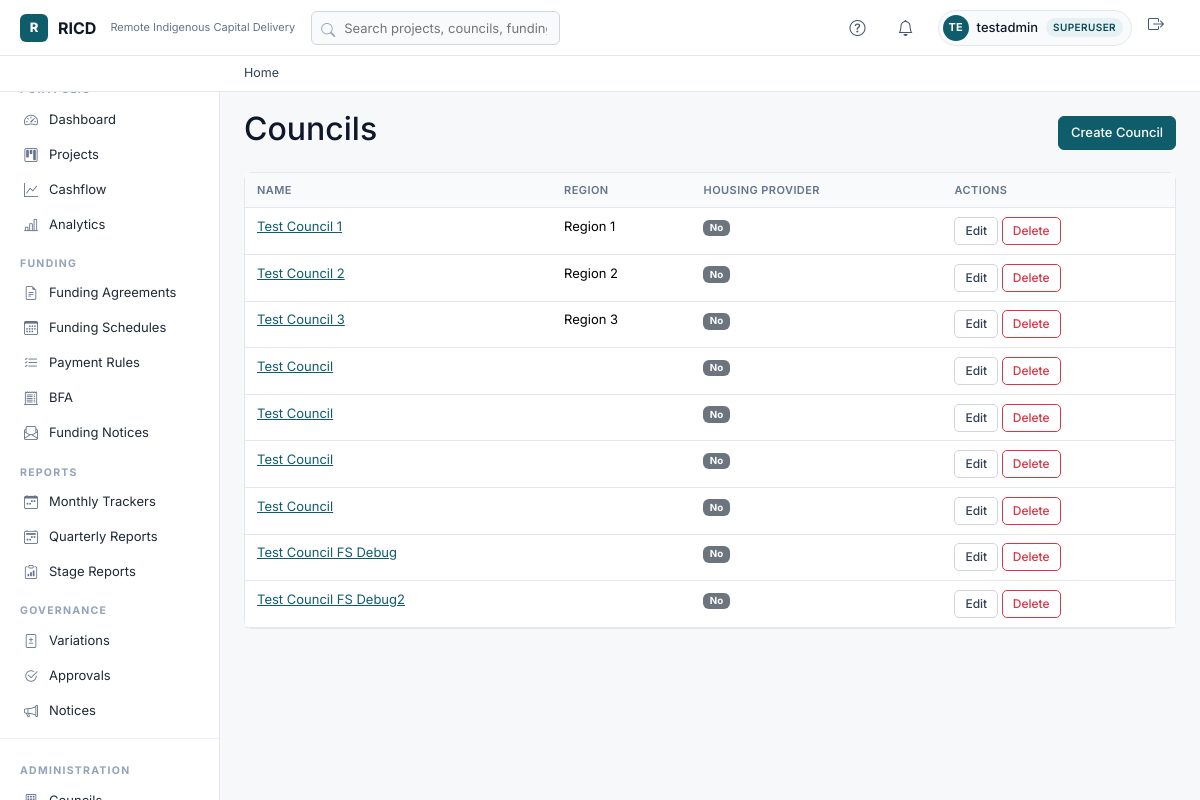
The page /councils/ (signed in) on the database its author committed.
### apps/core/models/councils_models.py (models this page shows, shortened)
class Council(models.Model):
    name = models.CharField(max_length=255, db_index=True)
    region = models.CharField(max_length=255, blank=True, db_index=True)
    state_electorate = models.CharField(max_length=100, blank=True, help_text="State Electorate (legacy free text)")
    federal_electorate = models.CharField(max_length=100, blank=True, help_text="Federal Electorate (legacy free text)")
    state_electorate_link = models.ForeignKey(
        'StateElectorate', related_name='councils',
        on_delete=models.SET_NULL, null=True, blank=True,
        help_text="State Electorate (linked)"
    )
    federal_electorate_link = models.ForeignKey(
        'FederalElectorate', related_name='councils',
        on_delete=models.SET_NULL, null=True, blank=True,
        help_text="Federal Electorate (linked)"
    )
    contact_email = models.EmailField(blank=True)
    contact_phone = models.CharField(max_length=50, blank=True)
    is_registered_housing_provider = models.BooleanField(default=False, db_index=True)
    default_principal_officer = models.ForeignKey(
        'auth.User',
        related_name='default_principal_councils',
        on_delete=models.SET_NULL,
        null=True,
        blank=True,
        help_text="Default Principal Officer applied to new projects for this council"
    )
    default_senior_officer = models.ForeignKey(
        'auth.User',
        related_name='default_senior_councils',
        on_delete=models.SET_NULL,
        null=True,
        blank=True,
        help_text="Default Senior Officer applied to new projects for this council"
    )
    rcpa_contact_name = models.CharField(max_length=255, blank=True, help_text="RCPA contact name")
    rcpa_contact_phone = models.CharField(max_length=50, blank=True, help_text="RCPA contact phone")
    rcpa_contact_email = models.EmailField(blank=True, help_text="RCPA contact email")
    created_at = models.DateTimeField(auto_now_add=True)
    updated_at = models.DateTimeField(auto_now=True)

### apps/ui/views/crud_views.py (the view)
# urls.py: path('councils/', views.crud_views.CouncilListView.as_view(), name='council_list'),
class CouncilListView(CouncilOrFNCMixin, ListView):
    model = Council
    template_name = 'councils/list.html'
    context_object_name = 'councils'
    paginate_by = 50

### apps/core/context_processors.py (called while the page is built)
def ricd_user_context(request):
    if not request.user.is_authenticated:
        return {'is_fnc': False, 'is_council': False, 'is_manager': False, 'user_role_display': ''}
    role = getattr(getattr(request.user, 'profile', None), 'officer_role', None)
    is_council = role in COUNCIL_ROLES
    is_fnc = (role is not None and not is_council) or request.user.is_superuser
    is_manager = role in MANAGER_ROLES or request.user.is_superuser
    return {
        'user_role': role or '',
        'is_fnc': is_fnc,
        'is_council': is_council,
        'is_manager': is_manager,
        'user_role_display': ROLE_DISPLAY.get(role, '') if role else ('Superuser' if request.user.is_superuser else ''),
    }

### apps/core/mixins.py (called while the page is built)
def get_role(request):
    try:
        return request.user.profile.officer_role
    except Exception:
        return None

    def dispatch(self, request, *args, **kwargs):
        response = super().dispatch(request, *args, **kwargs)
        if not request.user.is_authenticated:
            return response
        role = get_role(request)
        if role not in self.required_roles and not request.user.is_superuser:
            raise PermissionDenied
        return response

### apps/ui/templates/councils/list.html (shortened to what this page needs)
{% extends "base.html" %}
{% block content %}
<div class="d-flex justify-content-between align-items-center mb-3">
  <h2>Councils</h2>
  <a href="{% url 'ui:council_create' %}" class="btn btn-primary">Create Council</a>
</div>
<div class="card"><div class="card-body p-0">
<table class="table table-hover mb-0">
  <thead class="table-light"><tr><th>Name</th><th>Region</th><th>Housing Provider</th><th>Actions</th></tr></thead>
  <tbody>
    {% for council in councils %}
    <tr>
      <td><a href="{% url 'ui:council_detail' council.pk %}">{{ council.name }}</a></td>
      <td>{{ council.region }}</td>
      <td>{% if council.is_registered_housing_provider %}<span class="badge bg-success">Yes</span>{% else %}<span class="badge bg-secondary">No</span>{% endif %}</td>
      <td>
        <a href="{% url 'ui:council_edit' council.pk %}" class="btn btn-sm btn-outline-secondary">Edit</a>
        <a href="{% url 'ui:council_delete' council.pk %}" class="btn btn-sm btn-outline-danger">Delete</a>
      </td>
    </tr>
    {% empty %}<tr><td colspan="4" class="text-center text-muted py-3">No councils found.</td></tr>
    {% endfor %}
  </tbody>
</table>
</div></div>
{% endblock %}

### templates/base.html (shortened to what this page needs)
{% load static %}
<!DOCTYPE html>
<html lang="en">
<head>
  <link href="https://cdn.jsdelivr.net/npm/bootstrap@5.3.3/dist/css/bootstrap.min.css" rel="stylesheet">
  <link href="https://cdn.jsdelivr.net/npm/bootstrap-icons@1.11.3/font/bootstrap-icons.css" rel="stylesheet">
</head>
<body>
<nav class="ricd-navbar">
  <a href="{% url 'ui:dashboard' %}" class="brand">
    <div class="logo">R</div>
    <span>RICD</span>
    <span class="sub d-none d-md-inline">Remote Indigenous Capital Delivery</span>
  </a>
  <div class="search d-none d-lg-block">
    <i class="bi bi-search"></i>
    <input type="text" placeholder="Search projects, councils, funding schedules…">
  </div>
  <button class="icon-btn" title="Help"><i class="bi bi-question-circle"></i></button>
  <button class="icon-btn" title="Notifications"><i class="bi bi-bell"></i></button>
  {% if user.is_authenticated %}
    <div class="user-chip">
      <div class="avatar">{{ user.username|slice:":2"|upper }}</div>
      <span class="d-none d-md-inline" style="font-weight:500;">{{ user.get_full_name|default:user.username }}</span>
      <span class="role-pill">{{ user_role_display|default:user.username }}</span>
    </div>
  {% endif %}
  <a href="/accounts/logout/" class="icon-btn" title="Logout"><i class="bi bi-box-arrow-right"></i></a>
</nav>
<div class="ricd-breadcrumb">
  <a href="{% url 'ui:dashboard' %}">Home</a>
</div>
<aside class="ricd-sidebar">
  <div class="group-title">Portfolio</div>
  <a href="{% url 'ui:dashboard' %}" class="nav-item {% if active_nav == 'dashboard' %}active{% endif %}">
    <i class="bi bi-speedometer2"></i> Dashboard
  </a>
  <a href="{% url 'ui:projects_list' %}" class="nav-item {% if active_nav == 'projects' %}active{% endif %}">
    <i class="bi bi-kanban"></i> Projects
  </a>
  <a href="{% url 'ui:cashflow' %}" class="nav-item {% if active_nav == 'cashflow' %}active{% endif %}">
    <i class="bi bi-graph-up"></i> Cashflow
  </a>
  <a href="{% url 'ui:aggregate_outputs' %}" class="nav-item {% if active_nav == 'aggregate' %}active{% endif %}">
    <i class="bi bi-bar-chart-line"></i> Analytics
  </a>
  <div class="group-title">Funding</div>
  <a href="{% url 'ui:funding_agreement_list' %}" class="nav-item {% if active_nav == 'funding_agreements' %}active{% endif %}">
    <i class="bi bi-file-earmark-text"></i> Funding Agreements
  </a>
  <a href="{% url 'ui:funding_schedule_list' %}" class="nav-item {% if active_nav == 'funding_schedules' %}active{% endif %}">
    <i class="bi bi-calendar3"></i> Funding Schedules
  </a>
  <a href="{% url 'ui:payment_rule_list' %}" class="nav-item {% if active_nav == 'payment_rules' %}active{% endif %}">
    <i class="bi bi-list-check"></i> Payment Rules
  </a>
  <a href="{% url 'ui:bfa_global_list' %}" class="nav-item {% if active_nav == 'bfa' %}active{% endif %}">
    <i class="bi bi-receipt-cutoff"></i> BFA
  </a>
  <a href="{% url 'ui:funding_notice_list' %}" class="nav-item {% if active_nav == 'funding_notices' %}active{% endif %}">
    <i class="bi bi-envelope-paper"></i> Funding Notices
  </a>
  <div class="group-title">Reports</div>
  <a href="{% url 'ui:monthly_tracker_list' %}" class="nav-item {% if active_nav == 'monthly_trackers' %}active{% endif %}">
    <i class="bi bi-calendar-week"></i> Monthly Trackers
  </a>
  <a href="{% url 'ui:quarterly_report_global_list' %}" class="nav-item {% if active_nav == 'quarterly_reports' %}active{% endif %}">
    <i class="bi bi-calendar2-week"></i> Quarterly Reports
  </a>
  <a href="{% url 'ui:reports_dashboard' %}" class="nav-item {% if active_nav == 'stage_reports' %}active{% endif %}">
    <i class="bi bi-clipboard-data"></i> Stage Reports
  </a>
  <div class="group-title">Governance</div>
  <a href="{% url 'ui:variations_list' %}" class="nav-item {% if active_nav == 'variations' %}active{% endif %}">
    <i class="bi bi-file-diff"></i> Variations
  </a>
  <a href="{% url 'ui:approval_list' %}" class="nav-item {% if active_nav == 'approvals' %}active{% endif %}">
    <i class="bi bi-check2-circle"></i> Approvals
  </a>
  <a href="{% url 'ui:notice_list' %}" class="nav-item {% if active_nav == 'notices' %}active{% endif %}">
    <i class="bi bi-megaphone"></i> Notices
  </a>
  {% if user.is_authenticated and user.is_staff or user.is_superuser %}
  <div class="ricd-only-divider">
    <div class="group-title">Administration</div>
    <a href="{% url 'ui:council_list' %}" class="nav-item {% if active_nav == 'councils' %}active{% endif %}">
      <i class="bi bi-building"></i> Councils
    </a>
  </div>
  {% endif %}
</aside>
<main class="ricd-main">
  {% block content %}{% endblock %}
</main>
</body>
</html>

### templates/base.html (style rules this page uses)
:root { --bg: #f6f8fa; --panel: #ffffff; --panel-alt: #f8fafc; --line: #e5e7eb; --line-2: #d1d5db; --line-soft: #eef1f4; --ink: #0f172a; --ink-2: #1f2937; --muted: #64748b; --muted-2: #94a3b8; --brand: #0f5d6b; --brand-700: #0a4955; --brand-50: #e6f1f3; --brand-100: #cce3e7; --st-grey-bg:#f1f5f9; --st-grey-fg:#475569; --st-grey-bd:#cbd5e1; --st-amber-bg:#fef3c7; --st-amber-fg:#854d0e; --st-amber-bd:#facc15; --st-blue-bg:#dbeafe; --st-blue-fg:#1e3a8a; --st-blue-bd:#93c5fd; --st-green-bg:#d1fae5; --st-green-fg:#065f46; --st-green-bd:#6ee7b7; --st-red-bg:#fee2e2; --st-red-fg:#991b1b; --st-red-bd:#fca5a5; }
html, body { height: 100%; }
body { font-family: 'Inter', system-ui, sans-serif; background: var(--bg); color: var(--ink); padding-top: 92px; }
.btn { border-radius: 6px; font-weight: 500; font-size: 13px; padding: 6px 12px; }
.btn-sm { font-size: 12px; padding: 4px 10px; border-radius: 5px; }
.btn-primary { background: var(--brand); border-color: var(--brand); color: #fff; }
.btn-outline-secondary { color: #334155; border-color: var(--line-2); background: #fff; }
.card { border-color: var(--line); border-radius: 8px; box-shadow: none; }
.table { font-size: 13px; color: var(--ink); }
.table > :not(caption) > * > * { padding: .55rem .75rem; border-color: var(--line); }
.table thead th { text-transform: uppercase; font-size: 11px; letter-spacing: .04em; color: var(--muted); font-weight: 600; border-bottom: 1px solid var(--line); background: var(--panel-alt); }
a { color: var(--brand); }
.ricd-navbar { position: fixed; top: 0; left: 0; right: 0; height: 56px; z-index: 1030; background: #fff; border-bottom: 1px solid var(--line); display: flex; align-items: center; padding: 0 20px; gap: 16px; }
.ricd-navbar .brand { display: flex; align-items: center; gap: 10px; font-weight: 700; color: var(--ink); text-decoration: none; }
.ricd-navbar .brand .logo { width: 28px; height: 28px; border-radius: 6px; background: var(--brand); color: #fff; display: flex; align-items: center; justify-content: center; font-weight: 800; font-size: 13px; }
.ricd-navbar .brand .sub { font-size: 11px; font-weight: 400; color: var(--muted); margin-left: 4px; }
.ricd-navbar .search { flex: 1; max-width: 480px; position: relative; }
.ricd-navbar .search input { width: 100%; height: 34px; padding: 0 12px 0 32px; border-radius: 6px; border: 1px solid var(--line-2); background: var(--panel-alt); font-size: 13px; color: var(--ink); }
.ricd-navbar .search .bi { position: absolute; left: 10px; top: 9px; color: var(--muted-2); font-size: 14px; }
.ricd-navbar .icon-btn { background: transparent; border: 0; color: #475569; width: 32px; height: 32px; border-radius: 6px; }
.ricd-navbar .user-chip { display: flex; align-items: center; gap: 8px; padding: 4px 8px 4px 4px; border-radius: 999px; background: var(--panel-alt); border: 1px solid var(--line); font-size: 13px; }
.ricd-navbar .user-chip .avatar { width: 26px; height: 26px; border-radius: 50%; background: var(--brand); color: #fff; display: flex; align-items: center; justify-content: center; font-size: 11px; font-weight: 700; }
.ricd-navbar .role-pill { font-size: 10px; color: var(--brand-700); background: var(--brand-50); padding: 2px 7px; border-radius: 999px; letter-spacing: .04em; text-transform: uppercase; font-weight: 600; }
.ricd-breadcrumb { position: fixed; top: 56px; left: 0; right: 0; height: 36px; z-index: 1020; background: #fff; border-bottom: 1px solid var(--line); display: flex; align-items: center; padding: 0 24px 0 244px; font-size: 12.5px; color: var(--muted); gap: 8px; }
.ricd-breadcrumb a { color: #334155; text-decoration: none; }
.ricd-sidebar { position: fixed; top: 56px; left: 0; bottom: 0; width: 220px; z-index: 1010; background: #fff; border-right: 1px solid var(--line); padding: 12px 0; font-size: 13px; overflow-y: auto; }
.ricd-sidebar .group-title { font-size: 10.5px; font-weight: 700; letter-spacing: .12em; text-transform: uppercase; color: var(--muted-2); padding: 14px 20px 4px; }
.ricd-sidebar .nav-item { display: flex; align-items: center; gap: 10px; padding: 7px 20px; color: #1f2937; text-decoration: none; border-left: 3px solid transparent; }
.ricd-sidebar .nav-item i { font-size: 14px; color: var(--muted); width: 16px; text-align: center; }
.ricd-sidebar .ricd-only-divider { margin-top: 10px; padding-top: 10px; border-top: 1px solid var(--line-soft); }
.ricd-main { margin-left: 220px; padding: 18px 24px 24px; min-height: calc(100vh - 92px); background: var(--bg); }

### rows shown on the page
Council: name "Test Council 1", region "Region 1", is_registered_housing_provider "No"
Council: name "Test Council 2", region "Region 2", is_registered_housing_provider "No"
Council: name "Test Council 3", region "Region 3", is_registered_housing_provider "No"
Council: name "Test Council", is_registered_housing_provider "No"
Council: name "Test Council", is_registered_housing_provider "No"
Council: name "Test Council", is_registered_housing_provider "No"
Council: name "Test Council", is_registered_housing_provider "No"
Council: name "Test Council FS Debug", is_registered_housing_provider "No"
Council: name "Test Council FS Debug2", is_registered_housing_provider "No"

### other values the page prints
{{ user.username|slice:":2"|upper }} "TE"
{{ user.get_full_name|default:user.username }} "testadmin"
{{ user_role_display|default:user.username }} "SUPERUSER"
